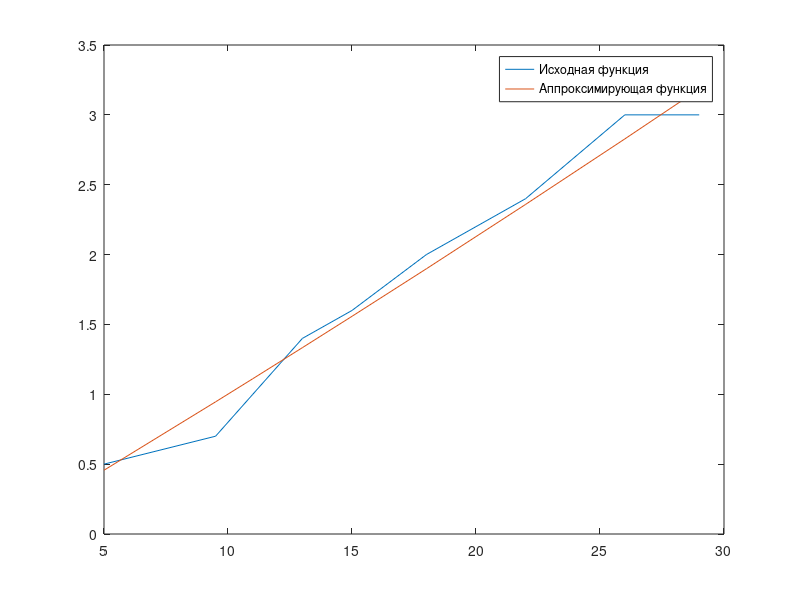

The MATLAB source for this figure:
%Вариант 28
x = [5, 9.5, 11, 13, 15, 18, 22, 26, 29];
y = [0.5, 0.7, 1, 1.4, 1.6, 2, 2.4, 3, 3];
plot(x, y);

A = [10, sum(x), sum(x.^2); sum(x), sum(x.^2), sum(x.^3); sum(x.^2), sum(x.^3), sum(x.^4)];
B = [sum(y); x*y'; x.^2 * y'];
C = A \ B;

y1 = C(1) + C(2) * x + C(3) * (x .^2);

hold on
plot(x, y1);
hold off
legend('Исходная функция', 'Аппроксимирующая функция');